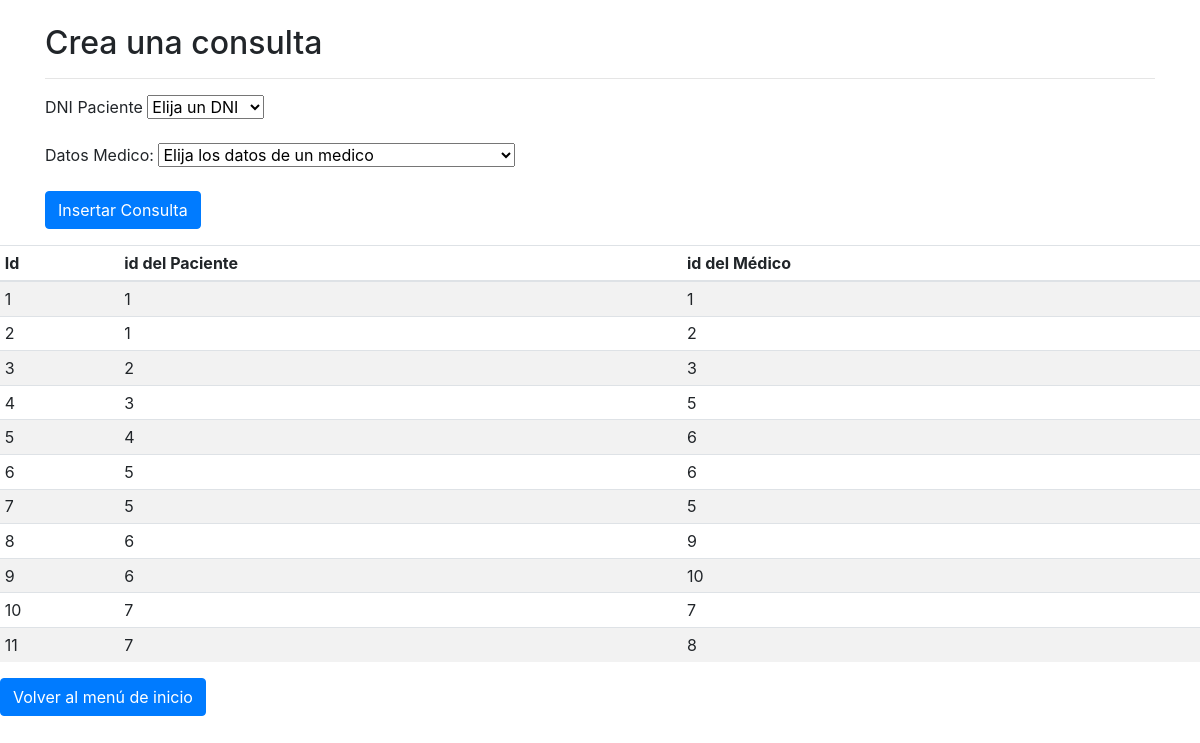
/index_consulta.php, run on the app's committed database.
### tables this page shows
CREATE TABLE Pacientes_Medicos(
        id_paciente_medico INT AUTO_INCREMENT,
        fk_id_paciente INT,
        fk_id_medico INT,
        PRIMARY KEY(id_paciente_medico)
    );

### index_consulta.php (called while the page is built)
<?php include "header.php"; ?>
<?php include "form_consulta.php"; ?>
<?php include "footer.php"; ?>

### form_consulta.php (the view, shortened to what this page needs)
<?php
echo '<div class="container">
  <div class="row">
    <div class="col-md-12">
      <h2 class="mt-4">Crea una consulta</h2>
      <hr>
      <form method="post" action="../scripts/alta_consulta.php">
        <div class="form-group">
          <label for="paciente">DNI Paciente</label>
          <select name="paciente">
          <option value="OpcionDefecto">Elija un DNI</option>';
          $config = include '../scripts/config_DB.php';
try {
  $dsn = 'mysql:host=' . $config['db']['host'] . ';dbname=' . $config['db']['name'];
echo '</select>
</div>';
echo '<div class="form-group">
<label for="medico">Datos Medico: </label>
<select name="medico">
<option value="OpcionDefecto">Elija los datos de un medico</option>';
echo '</select>
          </div>';
          echo '<div class="form-group">
          <input type="submit" name="insertar_consulta" class="btn btn-primary" value="Insertar Consulta">
        </div>
        </form>
    </div>
  </div>
</div>';
          }catch(PDOException $error) {
            echo $error->getMessage();
          }
?>
<?php
$conexion = new PDO($dsn, $config['db']['user'], $config['db']['pass'], $config['db']['options']);
$resultado = $conexion->query("SELECT * FROM Pacientes_Medicos");
?>
<table class="table table-striped custom-table table-sm display" id="tabla">
  <thead>
    <tr>
      <th scope="col">Id</th>
      <th scope="col">id del Paciente</th>
      <th scope="col">id del Médico</th>
    </tr>
  </thead>
  <tbody>
    <?php
    while ($row = $resultado->fetch()) {
      echo '<tr scope="row">';
      echo '<td>'.$row['id_paciente_medico'].'</td>';
      echo '<td>'.$row['fk_id_paciente'].'</td>';
      echo '<td>'.$row['fk_id_medico'].'</td></tr>';
    }
    ?>
  </tbody>
</table>
<form method="post">
  <button type="submit" name="Volver" class="btn btn-primary">Volver al menú de inicio</button>
</form>

### header.php (shortened to what this page needs)
<!DOCTYPE html>
<html lang="es">
  <head>
    <link rel="stylesheet" href="https://stackpath.bootstrapcdn.com/bootstrap/4.5.2/css/bootstrap.min.css" />
  </head>
  <body>

### footer.php
</body>
</html>

### data on the page
pacientes_medicos: id_paciente_medico "1", fk_id_paciente "1", fk_id_medico "1"
pacientes_medicos: id_paciente_medico "2", fk_id_paciente "1", fk_id_medico "2"
pacientes_medicos: id_paciente_medico "3", fk_id_paciente "2", fk_id_medico "3"
pacientes_medicos: id_paciente_medico "4", fk_id_paciente "3", fk_id_medico "5"
pacientes_medicos: id_paciente_medico "5", fk_id_paciente "4", fk_id_medico "6"
pacientes_medicos: id_paciente_medico "6", fk_id_paciente "5", fk_id_medico "6"
pacientes_medicos: id_paciente_medico "7", fk_id_paciente "5", fk_id_medico "5"
pacientes_medicos: id_paciente_medico "8", fk_id_paciente "6", fk_id_medico "9"
pacientes_medicos: id_paciente_medico "9", fk_id_paciente "6", fk_id_medico "10"
pacientes_medicos: id_paciente_medico "10", fk_id_paciente "7", fk_id_medico "7"
pacientes_medicos: id_paciente_medico "11", fk_id_paciente "7", fk_id_medico "8"
